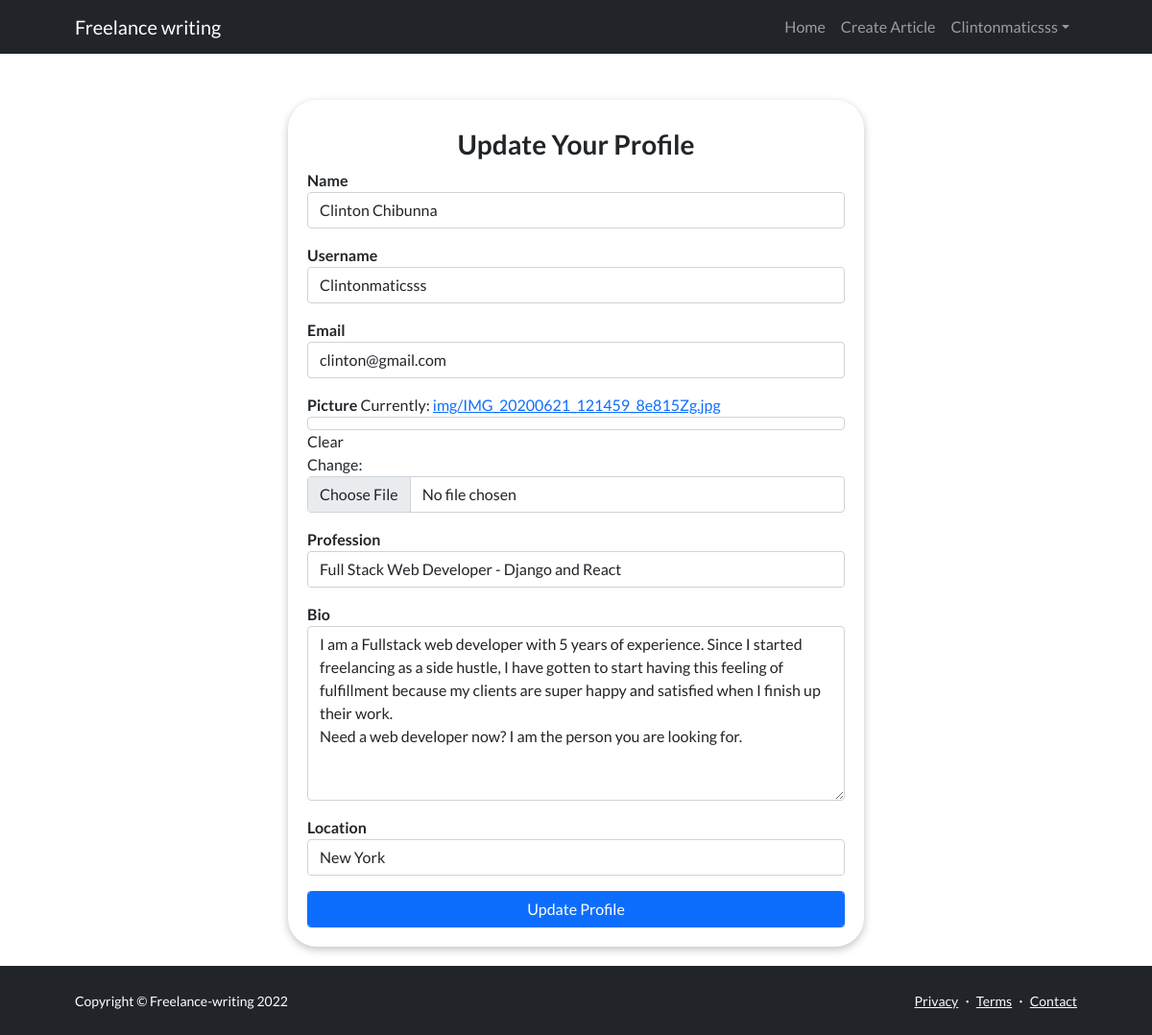
/writer/profile-update (signed in), run on the app's committed database.
### writer/models.py (models this page shows, shortened)
class Profile(models.Model):
    user = models.OneToOneField(User, on_delete = models.CASCADE)
    name = models.CharField(max_length=100, blank = True, null = True,)
    username = models.CharField(max_length=100)
    email = models.EmailField(default='clinton@gmail.com')
    picture = models.ImageField(upload_to='img', default='img/user-default.png', blank = True, null = True,)
    profession = models.CharField(max_length = 500, blank = True, null = True,)
    bio = models.TextField()
    id = models. UUIDField(default = uuid.uuid4, editable = False, primary_key = True, unique = True)
    location = models.CharField(max_length = 200, blank = True, null = True,)
    @property
    def pictureUrl(self):
        try:
            url = self.picture.url
        except:
            url = ''
        return url

### writer/views.py (the view)
# urls.py: path('profile-update', views.updateProfile, name = 'profile-update')
def updateProfile(request):
    profile = request.user.profile
    form = EditProfileForm(instance=profile)
    if request.method == 'POST':
        form = EditProfileForm(request.POST, request.FILES, instance = profile)
        if form.is_valid():
            form.save()
            messages.success(request, 'Your profile looks good')
            return redirect('account')
    context = {'form': form}
    return render(request, 'writer/profile-update.html', context)

### writer/forms.py
class EditProfileForm(ModelForm):
    class Meta:
        model = Profile
        exclude = ['user',]

### writer/templates/writer/profile-update.html (shortened to what this page needs)
{% extends 'base.html' %}
{% block content %}
<br><br>
<div class = 'container' id = 'container'>
<h3><strong>Update Your Profile</strong></h3>
<form method="POST" enctype="multipart/form-data">
{% for field in form %}
    <div class="form mb-3">
        <label for="floatingInput"><strong>{{field.label}}</strong></label>
        {{field}}
      </div>
      {% endfor %}
      <input type = 'submit' class = 'btn btn-primary' style = 'width: 100%' value = 'Update Profile'>
    </form>
</div>
{% endblock %}

### templates/base.html (shortened to what this page needs)
<!DOCTYPE html>
{% load static %}
<html lang="en">
    <head>
        <link rel="stylesheet" href=" {% static 'css/all.css' %} " />
        <link href="https://cdn.jsdelivr.net/npm/bootstrap-icons@1.5.0/font/bootstrap-icons.css" rel="stylesheet" />
        <link href="{% static 'css/styles.css' %}" rel="stylesheet" />
    </head>
    <body class="d-flex flex-column h-100">
        <main class="flex-shrink-0">
            <nav class="navbar navbar-expand-lg navbar-dark bg-dark">
                <div class="container px-5">
                    <a class="navbar-brand" href=" {% url 'index' %} ">Freelance writing</a>
                    <div class="collapse navbar-collapse" id="navbarSupportedContent">
                        <ul class="navbar-nav ms-auto mb-2 mb-lg-0">
                            <li class="nav-item"><a class="nav-link" href="index.html">Home</a></li>
                            {% if request.user.is_authenticated %}
                            <li class="nav-item"><a class="nav-link" href="{% url 'create' %}">Create Article</a></li>
                            <li class="nav-item dropdown">
                                <a class="nav-link dropdown-toggle" id="navbarDropdownBlog" href="#" role="button" data-bs-toggle="dropdown" aria-expanded="false">{{request.user.profile.username}}</a>
                            </li>
                            {% else %}
                            <li class="nav-item"><a class="nav-link" href=" {% url 'signin' %} "><button type="button" class="btn btn-outline-info">Login</button></a></li>
                            <li class="nav-item"><a class="nav-link" href=" {% url 'registration' %} "><button type="button" class="btn btn-outline-info">Signup</button></a></li>
                            {% endif %}
                        </ul>
                    </div>
                </div>
            </nav>
            {% block content %}{% endblock %}
</main>
<footer class="bg-dark py-4 mt-auto">
    <div class="container px-5">
        <div class="row align-items-center justify-content-between flex-column flex-sm-row">
            <div class="col-auto"><div class="small m-0 text-white">Copyright &copy; Freelance-writing 2022</div></div>
            <div class="col-auto">
                <a class="link-light small" href="#!">Privacy</a>
                <span class="text-white mx-1">&middot;</span>
                <a class="link-light small" href="#!">Terms</a>
                <span class="text-white mx-1">&middot;</span>
                <a class="link-light small" href="#!">Contact</a>
            </div>
        </div>
    </div>
</footer>
</body>
</html>

### writer/templates/writer/profile-update.html (style rules this page uses)
#container { width: 50%; box-shadow: rgba(0, 0, 0, 0.24) 0px 3px 8px; height: auto; padding: 30px 20px 20px 20px; border-radius: 30px; margin-bottom: 20px; }
#container h3 { text-align: center; }

### data on the page
Profile: form "Clinton Chibunna" "Clintonmaticsss" "clinton@gmail.com" "Full Stack Web Developer - Django and React" "I am a Fullstack web developer with 5 years of experience. Since I started freelancing as a side hustle, I have gotten to start having this feeling of fulfillment because my clients are super happy and satisfied when I finish up their work. Need a web developer now? I am the person you are looking for." "New York"

### other printed values
{{ request.user.profile.username }} "Clintonmaticsss"
{{ field.label }} "Name" "Username" "Email" "Picture" "Profession" "Bio" "Location"
